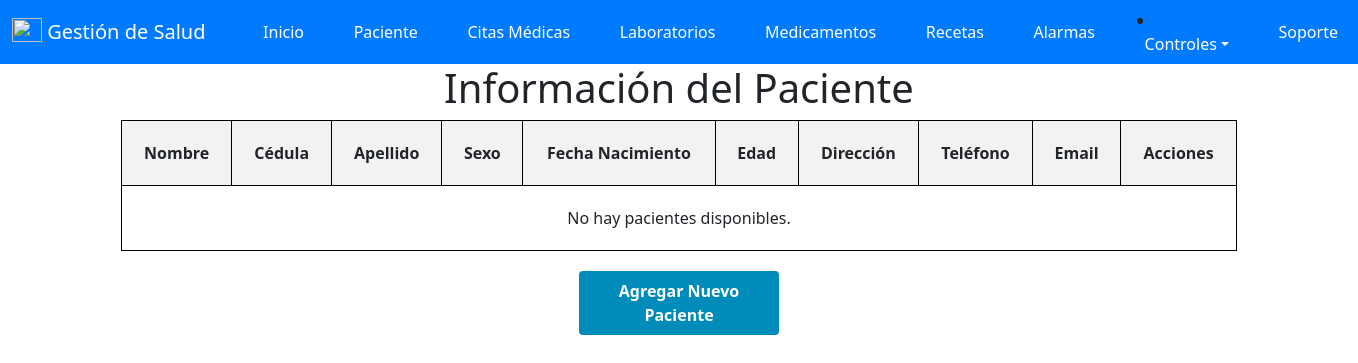
Before: /index/ (signed in) with the older database file.
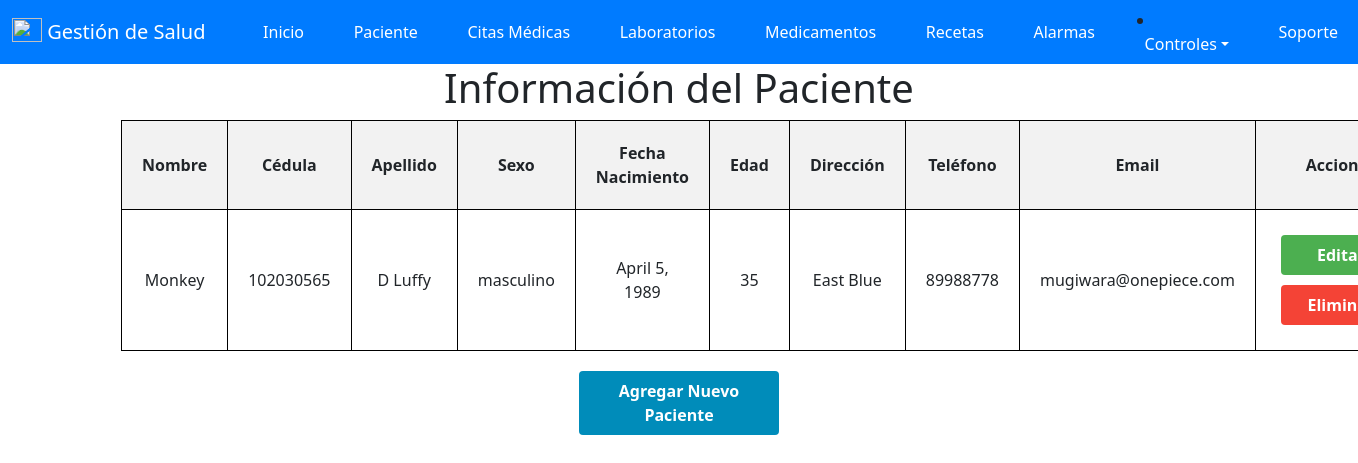
After: the same page with the newer database file.
### salud/models.py (models this page shows, shortened)
class paciente(models.Model):
    id_paciente = models.AutoField(primary_key=True , verbose_name='ID_Paciente')
    cedula = models.IntegerField(null=True,verbose_name='Cedula')
    nombre = models.CharField(max_length=50, verbose_name='Nombre')
    apellido = models.CharField(max_length=50, verbose_name='Apellido')
    sexo = models.CharField(max_length=20, verbose_name='Sexo')
    fecha_Nacimiento = models.DateField(null=True, verbose_name='Fecha de Nacimiento')
    edad = models.IntegerField ( verbose_name='Edad')
    direccion = models.CharField(max_length=50, verbose_name='Direccion')
    telefono = models.IntegerField( verbose_name='Telefono')
    email = models.EmailField( verbose_name='Email')
    id_usuario = models.ForeignKey(User, on_delete=models.CASCADE)

### salud/views.py (the view)
# urls.py: path('index/', views.index, name='index'),
@login_required(login_url='/accounts/login/')
def index(request):
    pacientes = paciente.objects.filter(id_usuario=request.user)
    return render(request, 'Programar/index.html', {'pacientes': pacientes})

### salud/templates/Programar/index.html (shortened to what this page needs)
{% extends "base.html" %}
{% block contenido %}
<!DOCTYPE html>
<html>
<head>
</head>
<body>
    <h1>Información del Paciente</h1>
    <form method="post" action="{% url 'index' %}">
        <table>
            <thead>
                <tr>
                    <th>Nombre</th>
                    <th>Cédula</th>
                    <th>Apellido</th>
                    <th>Sexo</th>
                    <th>Fecha Nacimiento</th>
                    <th>Edad</th>
                    <th>Dirección</th>
                    <th>Teléfono</th>
                    <th>Email</th>
                    <th>Acciones</th>
                </tr>
            </thead>
            <tbody>
                {% for paciente in pacientes %}
                <tr>
                    <td>{{ paciente.nombre }}</td>
                    <td>{{ paciente.cedula }}</td>
                    <td>{{ paciente.apellido }}</td>
                    <td>{{ paciente.sexo }}</td>
                    <td>{{ paciente.fecha_Nacimiento }}</td>
                    <td>{{ paciente.edad }}</td>
                    <td>{{ paciente.direccion }}</td>
                    <td>{{ paciente.telefono }}</td>
                    <td>{{ paciente.email }}</td>
                    <td>
                        <a href="{% url 'editar' paciente.id_paciente %}" class="button edit-button">Editar</a>
                        <a href="{% url 'eliminar' paciente.id_paciente %}" class="button delete-button" onclick="return confirm('¿Estás seguro de que deseas eliminar este paciente?');">Eliminar</a>
                    </td>
                </tr>
                {% empty %}
                <tr>
                    <td colspan="10">No hay pacientes disponibles.</td>
                </tr>
                {% endfor %}
            </tbody>
        </table>
        <a href="{% url 'agregar' %}" class="button add-button">Agregar Nuevo Paciente</a>
    </form>
</body>
</html>
{% endblock %}

Changed rows visible on the page:
added paciente: nombre "Monkey", cedula "102030565", apellido "D Luffy", sexo "masculino", fecha_Nacimiento "April 5, 1989", edad "35", direccion "East Blue", telefono "89988778", email "mugiwara@onepiece.com"
Other visible differences:
text no longer shown: "No hay pacientes disponibles."
